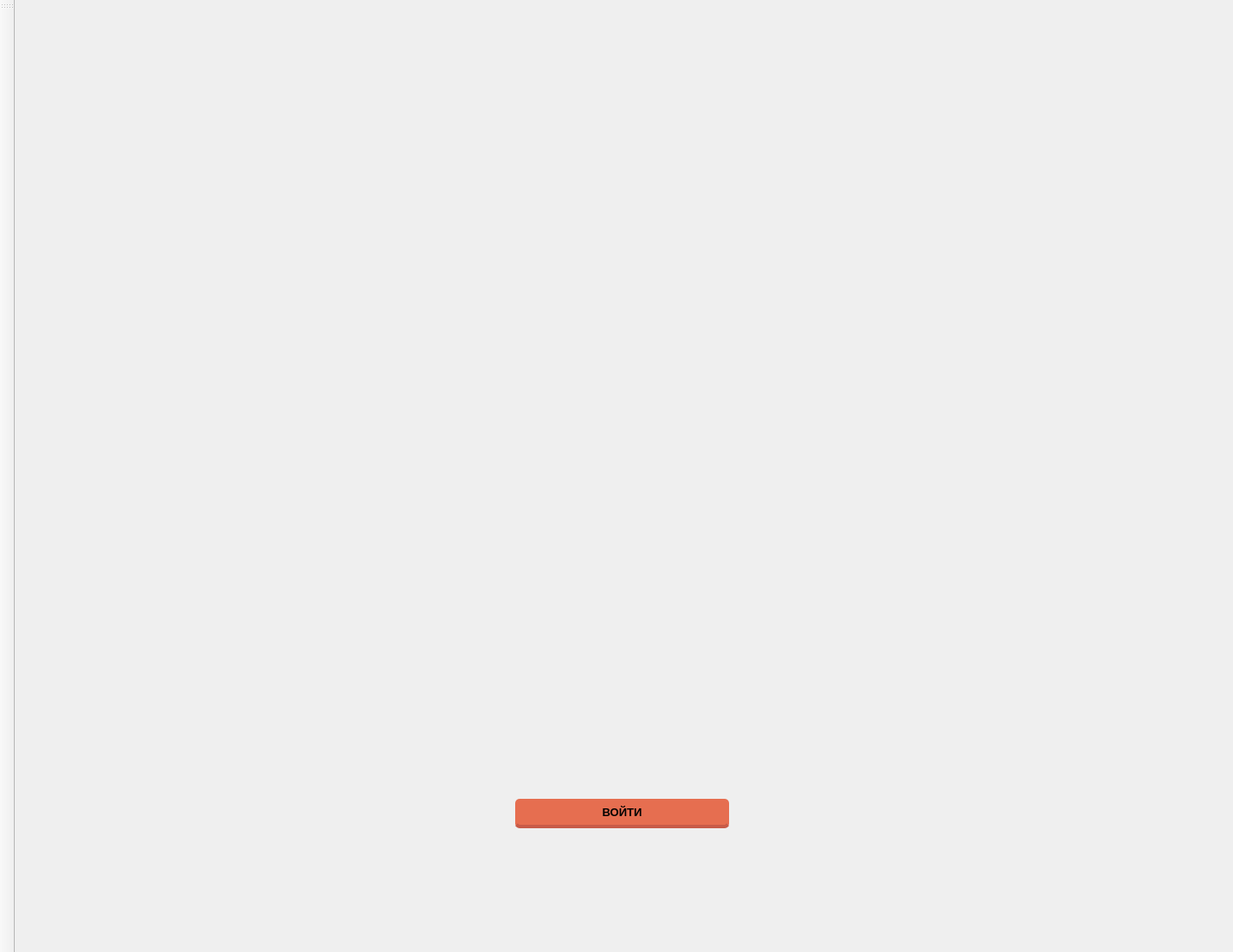
<?xml version="1.0" encoding="UTF-8"?>
<ui version="4.0">
 <class>first_window</class>
 <widget class="QMainWindow" name="first_window">
  <property name="geometry">
   <rect>
    <x>0</x>
    <y>0</y>
    <width>1424</width>
    <height>1100</height>
   </rect>
  </property>
  <property name="windowTitle">
   <string>PokiRock</string>
  </property>
  <widget class="QWidget" name="centralwidget">
   <layout class="QVBoxLayout" name="verticalLayout">
    <item>
     <layout class="QHBoxLayout" name="horizontalLayout_2">
      <item>
       <spacer name="horizontalSpacer_3">
        <property name="orientation">
         <enum>Qt::Horizontal</enum>
        </property>
        <property name="sizeType">
         <enum>QSizePolicy::Fixed</enum>
        </property>
        <property name="sizeHint" stdset="0">
         <size>
          <width>80</width>
          <height>20</height>
         </size>
        </property>
       </spacer>
      </item>
      <item>
       <spacer name="horizontalSpacer_5">
        <property name="orientation">
         <enum>Qt::Horizontal</enum>
        </property>
        <property name="sizeHint" stdset="0">
         <size>
          <width>40</width>
          <height>20</height>
         </size>
        </property>
       </spacer>
      </item>
      <item>
       <widget class="QLabel" name="label">
        <property name="sizePolicy">
         <sizepolicy hsizetype="Preferred" vsizetype="Preferred">
          <horstretch>0</horstretch>
          <verstretch>0</verstretch>
         </sizepolicy>
        </property>
        <property name="minimumSize">
         <size>
          <width>800</width>
          <height>800</height>
         </size>
        </property>
        <property name="sizeIncrement">
         <size>
          <width>0</width>
          <height>0</height>
         </size>
        </property>
        <property name="cursor">
         <cursorShape>ArrowCursor</cursorShape>
        </property>
        <property name="layoutDirection">
         <enum>Qt::LeftToRight</enum>
        </property>
        <property name="text">
         <string/>
        </property>
       </widget>
      </item>
      <item>
       <spacer name="horizontalSpacer_4">
        <property name="orientation">
         <enum>Qt::Horizontal</enum>
        </property>
        <property name="sizeHint" stdset="0">
         <size>
          <width>40</width>
          <height>20</height>
         </size>
        </property>
       </spacer>
      </item>
     </layout>
    </item>
    <item>
     <spacer name="verticalSpacer_2">
      <property name="orientation">
       <enum>Qt::Vertical</enum>
      </property>
      <property name="sizeType">
       <enum>QSizePolicy::Preferred</enum>
      </property>
      <property name="sizeHint" stdset="0">
       <size>
        <width>20</width>
        <height>20</height>
       </size>
      </property>
     </spacer>
    </item>
    <item>
     <layout class="QHBoxLayout" name="horizontalLayout">
      <item>
       <spacer name="horizontalSpacer">
        <property name="orientation">
         <enum>Qt::Horizontal</enum>
        </property>
        <property name="sizeType">
         <enum>QSizePolicy::Preferred</enum>
        </property>
        <property name="sizeHint" stdset="0">
         <size>
          <width>700</width>
          <height>20</height>
         </size>
        </property>
       </spacer>
      </item>
      <item>
       <layout class="QVBoxLayout" name="verticalLayout_2">
        <item>
         <spacer name="verticalSpacer_3">
          <property name="orientation">
           <enum>Qt::Vertical</enum>
          </property>
          <property name="sizeType">
           <enum>QSizePolicy::Preferred</enum>
          </property>
          <property name="sizeHint" stdset="0">
           <size>
            <width>20</width>
            <height>70</height>
           </size>
          </property>
         </spacer>
        </item>
        <item>
         <widget class="QPushButton" name="start">
          <property name="sizePolicy">
           <sizepolicy hsizetype="Fixed" vsizetype="Fixed">
            <horstretch>0</horstretch>
            <verstretch>0</verstretch>
           </sizepolicy>
          </property>
          <property name="minimumSize">
           <size>
            <width>250</width>
            <height>39</height>
           </size>
          </property>
          <property name="baseSize">
           <size>
            <width>0</width>
            <height>50</height>
           </size>
          </property>
          <property name="font">
           <font>
            <family>MS Shell Dlg 2</family>
            <pointsize>10</pointsize>
            <weight>75</weight>
            <bold>true</bold>
            <underline>false</underline>
           </font>
          </property>
          <property name="cursor">
           <cursorShape>PointingHandCursor</cursorShape>
          </property>
          <property name="styleSheet">
           <string notr="true">QPushButton {
	color: black;
  margin-right: 3%;
  margin-top: 5px;
  border-radius: 5px;
  padding: 5px 9px;
  font-size: 1.2em;
  background-color:rgba(230,110,80,1);
  border-bottom: 4px solid rgba(200, 91, 72, 1);
}

QPushButton:hover {
  background-color: rgba(240, 140, 80, 1);
  border-left: 2px solid rgba(210, 105, 80, 1);
   border-right: 2px solid rgba(210, 105, 80, 1);
   border-bottom: 6px solid rgba(210, 105, 80, 1);
}
QPushButton:pressed {
  background-color: rgba(200, 101, 80, 1);
  border-left: 1px solid rgba(180, 90, 80, 1);
  border-right: -1px solid rgba(180, 90, 80, 1);
  border-top: 5px solid rgba(180, 90, 80, 1);
  padding-top: 3px;  
  border-bottom: none;  
}</string>
          </property>
          <property name="text">
           <string>ВОЙТИ</string>
          </property>
          <property name="iconSize">
           <size>
            <width>400</width>
            <height>50</height>
           </size>
          </property>
          <property name="autoRepeatInterval">
           <number>97</number>
          </property>
         </widget>
        </item>
        <item>
         <spacer name="verticalSpacer_4">
          <property name="orientation">
           <enum>Qt::Vertical</enum>
          </property>
          <property name="sizeType">
           <enum>QSizePolicy::Preferred</enum>
          </property>
          <property name="sizeHint" stdset="0">
           <size>
            <width>20</width>
            <height>70</height>
           </size>
          </property>
         </spacer>
        </item>
       </layout>
      </item>
      <item>
       <spacer name="horizontalSpacer_2">
        <property name="orientation">
         <enum>Qt::Horizontal</enum>
        </property>
        <property name="sizeType">
         <enum>QSizePolicy::Preferred</enum>
        </property>
        <property name="sizeHint" stdset="0">
         <size>
          <width>700</width>
          <height>20</height>
         </size>
        </property>
       </spacer>
      </item>
     </layout>
    </item>
    <item>
     <spacer name="verticalSpacer">
      <property name="orientation">
       <enum>Qt::Vertical</enum>
      </property>
      <property name="sizeType">
       <enum>QSizePolicy::Fixed</enum>
      </property>
      <property name="sizeHint" stdset="0">
       <size>
        <width>20</width>
        <height>50</height>
       </size>
      </property>
     </spacer>
    </item>
   </layout>
  </widget>
  <widget class="QMenuBar" name="menubar">
   <property name="geometry">
    <rect>
     <x>0</x>
     <y>0</y>
     <width>1424</width>
     <height>25</height>
    </rect>
   </property>
  </widget>
  <widget class="QToolBar" name="toolBar">
   <property name="windowTitle">
    <string>toolBar</string>
   </property>
   <attribute name="toolBarArea">
    <enum>LeftToolBarArea</enum>
   </attribute>
   <attribute name="toolBarBreak">
    <bool>false</bool>
   </attribute>
  </widget>
 </widget>
 <resources/>
 <connections/>
</ui>
